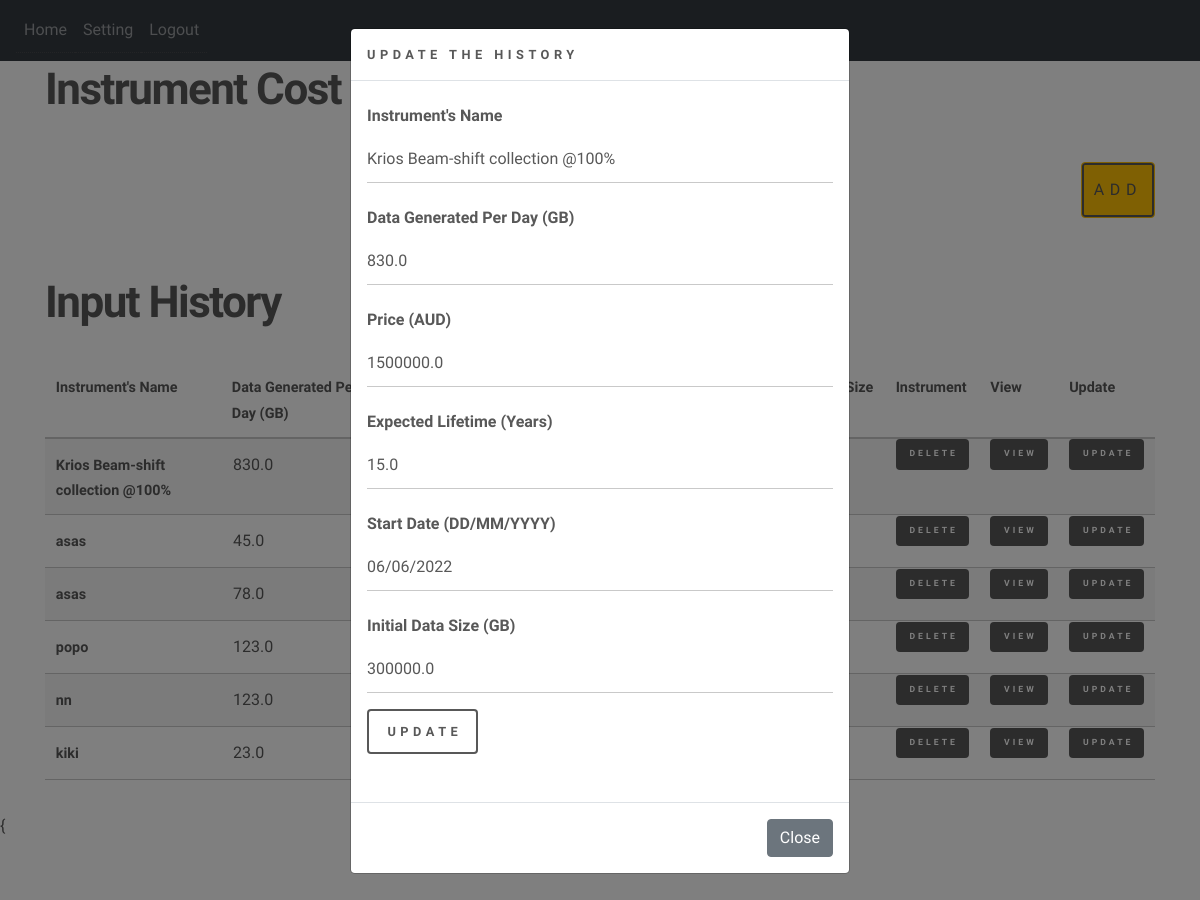
Screenshot of /modal/4 (signed in) with the database file from the repository.
### website/models.py (models this page shows)
class History(db.Model):
    id = db.Column(db.Integer, primary_key=True)
    name = db.Column(db.String(50))
    data_generated = db.Column(db.Float)
    price = db.Column(db.Float)
    lifetime = db.Column(db.Float)
    start_date = db.Column(db.String(15))
    initial_size = db.Column(db.Float)
    date = db.Column(db.DateTime(timezone=True), default=func.now())
    user_id = db.Column(db.Integer, db.ForeignKey('user.id'))

### website/views.py (the view)
@views.route('/modal/<history_id>', methods=['POST','GET'])
def modal(history_id):
    print(history_id)
    input_user = History.query.filter_by(id=history_id).first()
    print(History)
    if input_user:
        bef_data, aft_data = generate_graph_data(start_date=input_user.start_date,
                                                 data_generated_per_year=input_user.data_generated * 365,
                                                 year=5,
                                                 initial_data_size=input_user.initial_size,
                                                 gradient=input_user.initial_size * 1 / 3)
    else:
        history_id = 0
        bef_data = aft_data = None
    return render_template("modal.html", user=current_user, before = bef_data, after = aft_data, history_id=input_user.id)

### website/__init__.py (called while the page is built)
def create_app():
    app = Flask(__name__)
    app.config['SECRET_KEY'] = 'hjshjhdjah kjshkjdhjs'
    basedir = path.abspath(path.dirname(__file__))
    app.config['SQLALCHEMY_DATABASE_URI'] = 'sqlite:///' + path.join(basedir, 'database.db')
    db.init_app(app)
    from .views import views
    from .auth import auth
    app.register_blueprint(views, url_prefix='/')
    app.register_blueprint(auth, url_prefix='/')
    app.jinja_env.globals.update(calculate_accmult = calculate_accmult)
    app.jinja_env.globals.update(calculate_cost = calculate_cost)
    from .models import User, History
    create_database(app)
    login_manager = LoginManager()
    login_manager.login_view = 'auth.login'
    login_manager.init_app(app)
    @login_manager.user_loader
    def load_user(id):
        return User.query.get(int(id))
    return app

def add_storage(data, start_date, data_generated_per_year):
    start_date = datetime.strptime(start_date, "%d/%m/%Y").date()
    tmp_list = []
    i = 0
    for x in range(len(data) - 1):
        curr = data[x]
        after = data[x+1]
        curr_date = start_date + timedelta(days=365*i)
        tmp_list.append([curr[0], curr[1], 400, "o"])
        if curr[0] < curr_date and after[0] > curr_date:
            tmp_list.append([curr_date, "", data_generated_per_year, "a"])
            i += 1
    tmp_list.append([data[-1][0], data[-1][1], 400, "o"])
    tmp_df = pd.DataFrame(tmp_list, columns = ['date', '1', '2', '3']).sort_values(by = "date").values.tolist()
    return tmp_df

def data_correction(data):
    for i in range(1, len(data)):
        prev_row = data[i - 1]
        curr_row = data[i]
        if prev_row[1] != '' and curr_row[1] != prev_row[1] + curr_row[2]:
            curr_row[1] = prev_row[1] + curr_row[2]
    tmp = [[data[0][0], data[0][1]]]
    for i in range(1, len(data)):
        prev_row = data[i - 1]
        curr_row = data[i]
        if curr_row[3] == 'a':
            tmp.append([curr_row[0], prev_row[1]])
            tmp.append([curr_row[0], curr_row[1]])
        elif curr_row[3] == 'o':
            tmp.append([curr_row[0], curr_row[1]])
    return tmp

### website/templates/modal.html (shortened to what this page needs)
{% extends 'home.html' %}
{% block modal %}
<div class="modal" id="exampleModal" tabindex="-1" role="dialog" aria-labelledby="exampleModalLabel" aria-hidden="true">
  <div class="modal-dialog" role="document">
    <div class="modal-content">
      <div class="modal-header">
        <h5 class="modal-title" id="exampleModalLabel">Update the history</h5>
      </div>
      <div class="modal-body">
          {%if user.histories and history_id %}
            {% for history in user.histories %}
                {% if history.id == history_id %}
                    <form class="update_form">
                      <div class="form-group">
                        <label for="recipient-name" class="col-form-label">Instrument's Name</label>
                        <input type="text" class="form-name" id="{{ history.id }}" value="{{history.name}}">
                      </div>
                    <div class="form-group">
                        <label for="recipient-name" class="col-form-label">Data Generated Per Day (GB)</label>
                        <input type="text" class="form-data_generated" id="{{ history.id }}" value="{{history.data_generated}}">
                    </div>
                    <div class="form-group">
                        <label for="recipient-name" class="col-form-label">Price (AUD)</label>
                        <input type="text" class="form-price" id="{{ history.id }}" value="{{history.price}}">
                    </div>
                    <div class="form-group">
                        <label for="recipient-name" class="col-form-label">Expected Lifetime (Years)</label>
                        <input type="text" class="form-lifetime" id="{{ history.id }}" value="{{history.lifetime}}">
                    </div>
                    <div class="form-group">
                        <label for="recipient-name" class="col-form-label">Start Date (DD/MM/YYYY)</label>
                        <input type="text" class="form-start_date" id="{{ history.id }}" value="{{history.start_date}}">
                    </div>
                    <div class="form-group">
                        <label for="recipient-name" class="col-form-label">Initial Data Size (GB)</label>
                        <input type="text" class="form-initial_size" id="{{ history.id }}" value="{{history.initial_size}}">
                    </div>
                        <input type="submit" value="Update">
                    </form>
                {% endif %}
            {% endfor %}
          {% endif %}
      </div>
      <div class="modal-footer">
          <a href="{{ url_for('views.home') }}" class="btn btn-secondary">Close</a>
      </div>
    </div>
  </div>
</div>
{% endblock %}

### website/templates/home.html (shortened to what this page needs)
{% extends "base.html" %}
{% block content %}
<h1 align="left">Instrument Cost Calculator</h1>
<div align="right">
     <button type="button" name="age" id="age" data-toggle="modal" data-target="#add_data_Modal" class="btn btn-warning">Add</button>
</div>
<br>
<br>
<h1 align = "Left">Input History</h1>
<div class="table-wrapper">
  <table>
    <thead>
      <tr>
        <th>Instrument's Name</th>
        <th>Data Generated Per Day (GB)</th>
        <th>Price (AUD)</th>
        <th>Expected Lifetime (Years)</th>
        <th>Start Date (DD/MM/YYYY)</th>
        <th>Initial Data Size (GB)</th>
        <th>Instrument</th>
        <th>View</th>
        <th>Update</th>
      </tr>
    </thead>
    <tbody>
      {%if user.histories %}
        {% for history in user.histories %}
        <tr>
          <th>
              <div class="edit">{{ history.name }}</div>
          </th>
          <td>{{ history.data_generated }}</td>
          <td>{{ history.price }}</td>
          <td>{{ history.lifetime }}</td>
          <td>{{ history.start_date }}</td>
          <td>{{ history.initial_size }}</td>
          <th>
            <a class="button primary fit small" onClick  = "deleteHistory({{ history.id }})">Delete</a>
          </th>
          <th>
            <a class="button primary fit small" href="/view-history/{{ history.id }}">View</a>
          </th>
          <th>
            <a class="button primary fit small" href="/modal/{{ history.id }}">Update</a>
          </th>
        </tr>
        {% endfor %}
      {% endif %}
    </tbody>
  </table>
</div>
{% block modal %}{% endblock %}
{% endblock %}

### rows the page displays
History: name "Krios Beam-shift collection @100%", data_generated "830.0", price "1500000.0", lifetime "15.0", start_date "06/06/2022", initial_size "300000.0"
History: name "asas", data_generated "45.0"
History: name "asas", data_generated "78.0"
History: name "popo", data_generated "123.0"
History: name "nn", data_generated "123.0"
History: name "kiki", data_generated "23.0"
